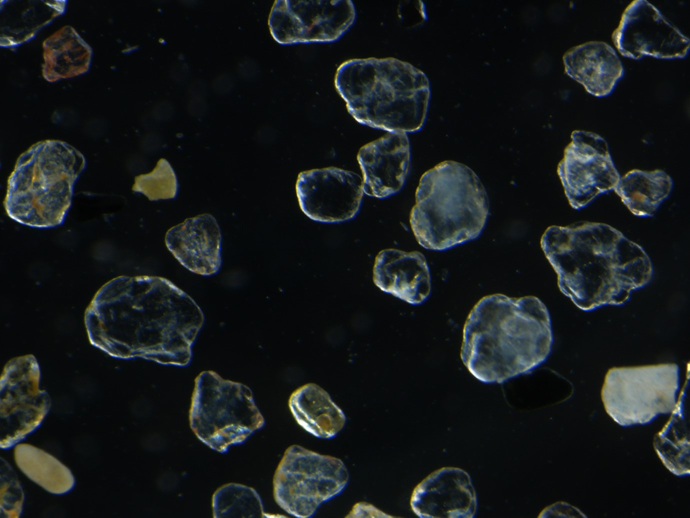
#> input picture test1.jpg, 1380 x 1035 px (shown at 1/2 size)
$ python detect_shapes.py --image test1.jpg
#> lines starting #> are read from the running program, lines starting #| are printed output that depends on the picture; after the words box and inside, x2 and y2 are one past the last pixel; in counts of white or black regions, pixels touching at a corner belong together
### pyimagesearch/shapedetector.py
# import the necessary packages
import cv2

class ShapeDetector:
	def __init__(self):
		pass

	def detect(self, c):
		# initialize the shape name and approximate the contour
		shape = "unidentified"
		peri = cv2.arcLength(c, True)
		approx = cv2.approxPolyDP(c, 0.04 * peri, True)

		# if the shape is a triangle, it will have 3 vertices
		if len(approx) == 3:
			shape = "triangle"

		# if the shape has 4 vertices, it is either a square or
		# a rectangle
		elif len(approx) == 4:
			# compute the bounding box of the contour and use the
			# bounding box to compute the aspect ratio
			(x, y, w, h) = cv2.boundingRect(approx)
			ar = w / float(h)

			# a square will have an aspect ratio that is approximately
			# equal to one, otherwise, the shape is a rectangle
			shape = "square" if ar >= 0.95 and ar <= 1.05 else "rectangle"

		# if the shape is a pentagon, it will have 5 vertices
		elif len(approx) == 5:
			shape = "pentagon"

		# otherwise, we assume the shape is a circle
		else:
			shape = "circle"

		# return the name of the shape
		return shape

### detect_shapes.py
from pyimagesearch.shapedetector import ShapeDetector
import argparse
import imutils
import cv2

'''
!!IMPORTANT!!

In order to activate this thing on an image, input the terminal with
python detect_shapes.py --image Mill_10666.tif and press SPACE (or any key)
in order to advance the script
'''

light_orange = (0, 0, 20)
dark_orange = (200, 255, 255)

# CREATING A SCATTER PLOT

# construct the argument parse and parse the arguments
ap = argparse.ArgumentParser()
ap.add_argument("-i", "--image", required=True,
                help="path to the input image")
args = vars(ap.parse_args())

# load the image and resize it to a smaller factor so that
# the shapes can be approximated better
image = cv2.imread(args["image"])
#> image is the input picture: shape (1035, 1380, 3); mean B, G, R 26.9, 26.2, 22.4

hsv_image = cv2.cvtColor(image, cv2.COLOR_RGB2HSV)  # converting the color of the image
#> hsv_image: shape (1035, 1380, 3); mean H, S, V 27.2, 85.5, 30.3
mask = cv2.inRange(hsv_image, light_orange, dark_orange)
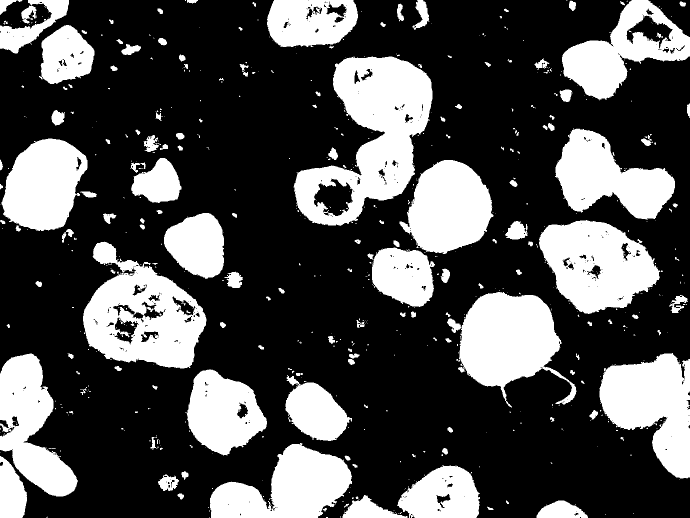
#> mask: shape (1035, 1380) (shown at 1/2 size); 30.8% white; 664 white regions (493 under 20 px), largest, box (x1, y1, x2, y2) and area: (587, 113, 865, 452) 46454, (166, 483, 413, 737) 34529, (916, 584, 1153, 815) 30441
result = cv2.bitwise_and(image, image, mask=mask)

result = imutils.resize(result, width=1000)
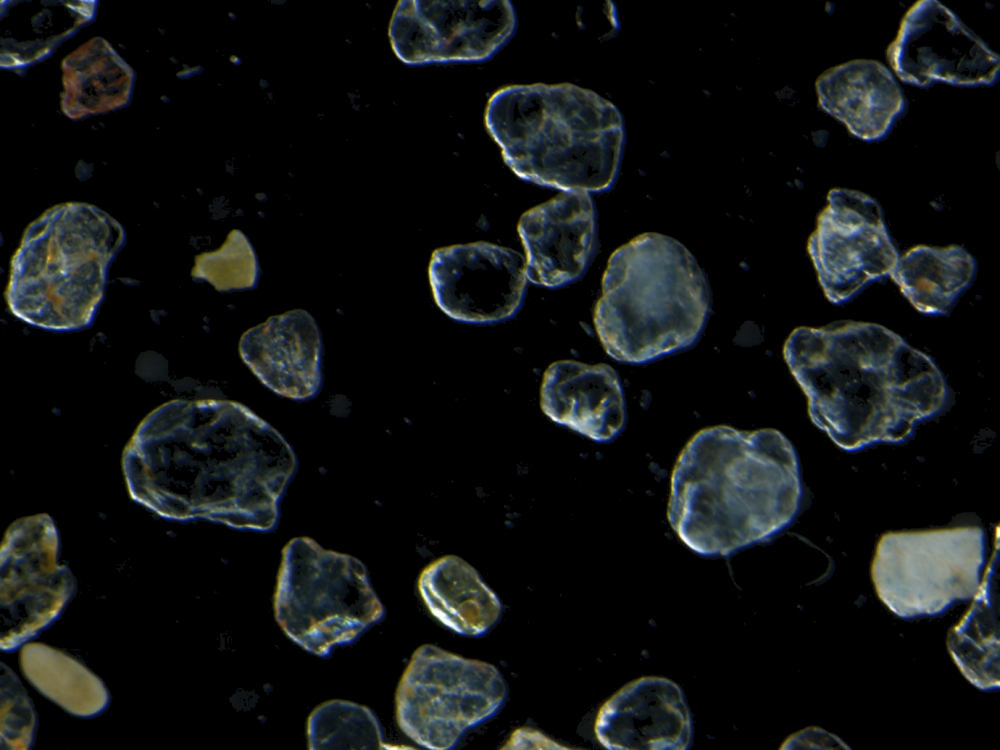
#> result: shape (750, 1000, 3); mean B, G, R 18.9, 19.1, 16.7
ratio = result.shape[0] / float(result.shape[0])
#> ratio = 1

# convert the resized image to grayscale, blur it slightly,
# and threshold it
gray = cv2.cvtColor(result, cv2.COLOR_BGR2GRAY)
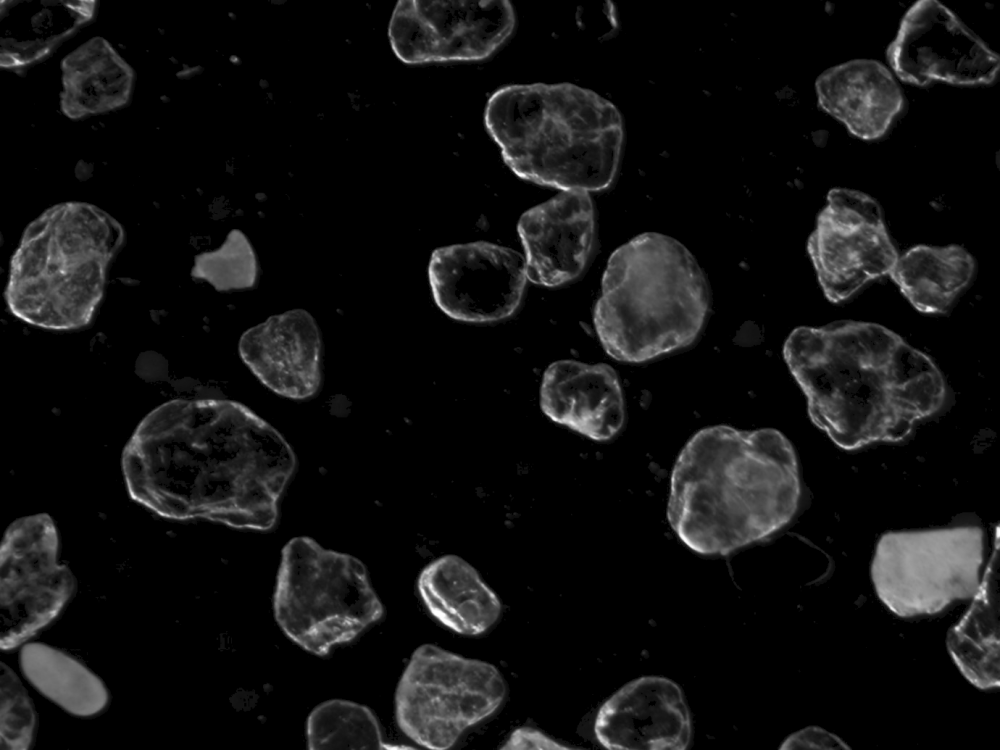
#> gray: shape (750, 1000); min 0, max 255, mean 18.3
blurred = cv2.GaussianBlur(gray, (5, 5), 0)
thresh = cv2.threshold(blurred, 60, 255, cv2.THRESH_BINARY)[1]
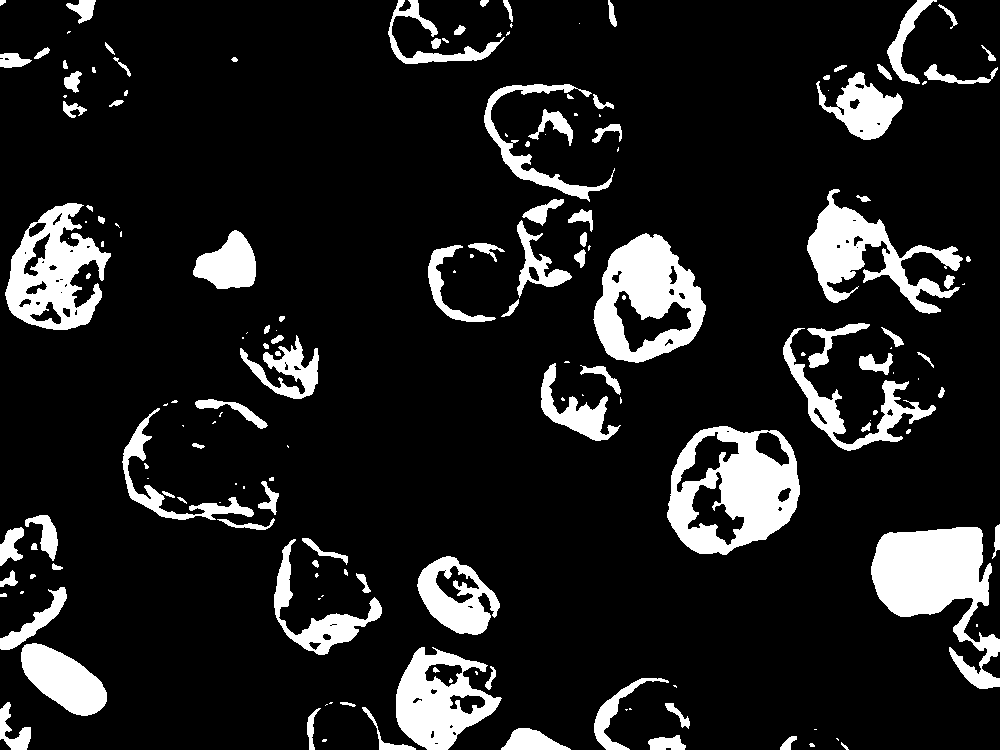
#> thresh: shape (750, 1000); 12.8% white; 170 white regions (66 under 20 px)

# find contours in the threshold image and initialize the
# shape detector
contours = cv2.findContours(thresh.copy(), cv2.RETR_EXTERNAL,
                            cv2.CHAIN_APPROX_SIMPLE)
#> contours = 167 contours, 81 with area under 20; largest, box (x1, y1, x2, y2) and area: (667, 426, 800, 555) 13254, (593, 233, 706, 363) 10186, (871, 527, 1000, 689) 9761, (5, 203, 111, 330) 7777, (396, 647, 502, 750) 6731
contours = imutils.grab_contours(contours)
sd = ShapeDetector()

# loop over the contours
for c in contours:
	# compute the center of the contour, then detect the name of the
	# shape using only the contour
	M = cv2.moments(c)
	cX = int((M["m10"] / (M["m00"] + 1e-7)) * ratio)  # added 1e-7 to the calculation so to not multiply by 0
	cY = int((M["m01"] / (M["m00"] + 1e-7)) * ratio)
	shape = sd.detect(c)

	# multiply the contour (x, y)-coordinates by the resize ratio,
	# then draw the contours and the name of the shape on the image
	c = c.astype("float")
	c *= ratio
	c = c.astype("int")
	cv2.drawContours(result, [c], -1, (0, 255, 0), 2)
	cv2.putText(result, shape, (cX, cY), cv2.FONT_HERSHEY_SIMPLEX,
	            0.5, (255, 255, 255), 2)

	# show the output image
	cv2.imshow("Image", result)
	cv2.waitKey(0)
#> this loop made 167 passes
#> (cX, cY, shape, peri in detect) on passes 1, 3, 5: (811, 744, 'circle', 13.66), (323, 739, 'circle', 10.83), (787, 742, 'pentagon', 49.8)
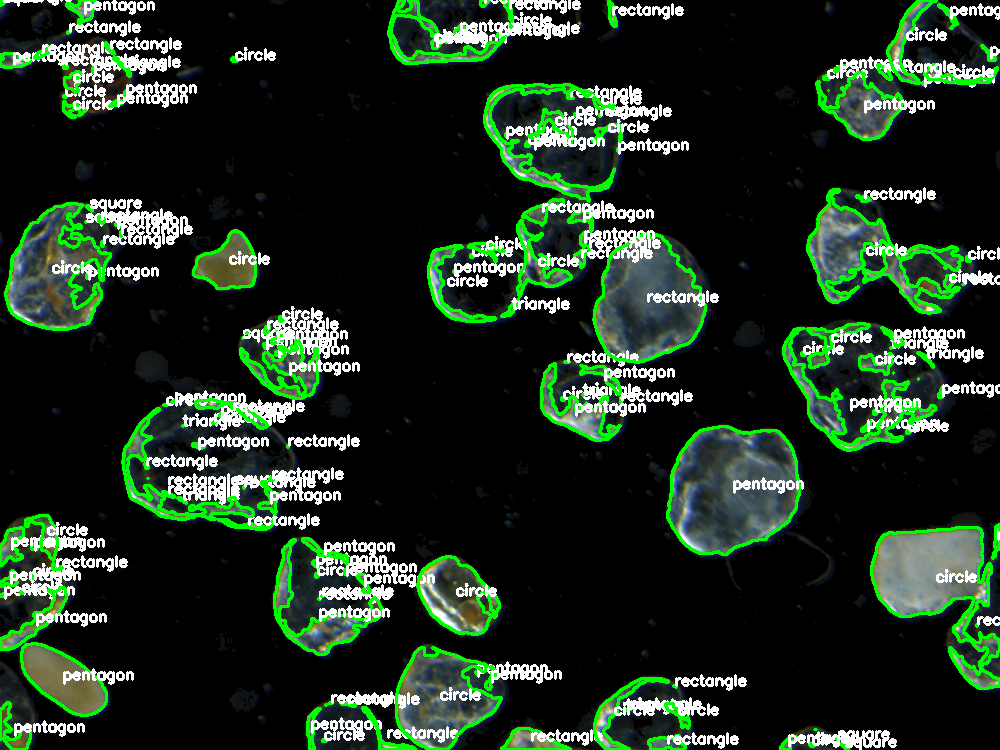
#> result: shape (750, 1000, 3); 13.58% of pixels changed, all inside (x1, y1, x2, y2) = (0, 0, 1000, 750)
